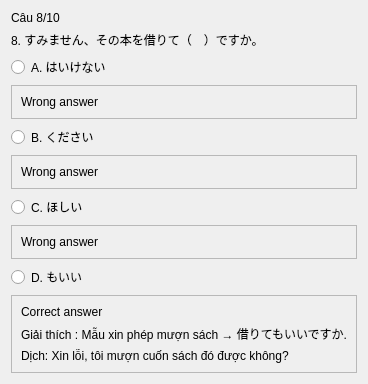
               <widget class="QWidget" name="page_14">
                <layout class="QVBoxLayout" name="verticalLayout_11">
                 <item>
                  <widget class="QLabel" name="label_98">
                   <property name="text">
                    <string>Câu 8/10</string>
                   </property>
                  </widget>
                 </item>
                 <item>
                  <widget class="QLabel" name="label_99">
                   <property name="text">
                    <string>8. すみません、その本を借りて（　）ですか。</string>
                   </property>
                  </widget>
                 </item>
                 <item>
                  <widget class="QRadioButton" name="radioButton_53">
                   <property name="text">
                    <string>A. はいけない</string>
                   </property>
                  </widget>
                 </item>
                 <item>
                  <widget class="QFrame" name="frame_9">
                   <property name="frameShape">
                    <enum>QFrame::StyledPanel</enum>
                   </property>
                   <property name="frameShadow">
                    <enum>QFrame::Raised</enum>
                   </property>
                   <layout class="QVBoxLayout" name="verticalLayout_12">
                    <item>
                     <widget class="QLabel" name="label_13">
                      <property name="text">
                       <string>Wrong answer</string>
                      </property>
                     </widget>
                    </item>
                   </layout>
                  </widget>
                 </item>
                 <item>
                  <widget class="QRadioButton" name="radioButton_54">
                   <property name="text">
                    <string>B. ください</string>
                   </property>
                  </widget>
                 </item>
                 <item>
                  <widget class="QFrame" name="frame_10">
                   <property name="frameShape">
                    <enum>QFrame::StyledPanel</enum>
                   </property>
                   <property name="frameShadow">
                    <enum>QFrame::Raised</enum>
                   </property>
                   <layout class="QVBoxLayout" name="verticalLayout_13">
                    <item>
                     <widget class="QLabel" name="label_14">
                      <property name="text">
                       <string>Wrong answer</string>
                      </property>
                     </widget>
                    </item>
                   </layout>
                  </widget>
                 </item>
                 <item>
                  <widget class="QRadioButton" name="radioButton_55">
                   <property name="text">
                    <string>C. ほしい</string>
                   </property>
                  </widget>
                 </item>
                 <item>
                  <widget class="QFrame" name="frame_11">
                   <property name="frameShape">
                    <enum>QFrame::StyledPanel</enum>
                   </property>
                   <property name="frameShadow">
                    <enum>QFrame::Raised</enum>
                   </property>
                   <layout class="QVBoxLayout" name="verticalLayout_14">
                    <item>
                     <widget class="QLabel" name="label_15">
                      <property name="text">
                       <string>Wrong answer</string>
                      </property>
                     </widget>
                    </item>
                   </layout>
                  </widget>
                 </item>
                 <item>
                  <widget class="QRadioButton" name="radioButton_56">
                   <property name="text">
                    <string>D. もいい</string>
                   </property>
                  </widget>
                 </item>
                 <item>
                  <widget class="QFrame" name="frame_12">
                   <property name="frameShape">
                    <enum>QFrame::StyledPanel</enum>
                   </property>
                   <property name="frameShadow">
                    <enum>QFrame::Raised</enum>
                   </property>
                   <layout class="QVBoxLayout" name="verticalLayout_15">
                    <item>
                     <widget class="QLabel" name="label_17">
                      <property name="text">
                       <string>Correct answer</string>
                      </property>
                     </widget>
                    </item>
                    <item>
                     <widget class="QLabel" name="label_16">
                      <property name="text">
                       <string>Giải thích : Mẫu xin phép mượn sách → 借りてもいいですか.</string>
                      </property>
                     </widget>
                    </item>
                    <item>
                     <widget class="QLabel" name="label_18">
                      <property name="text">
                       <string>Dịch: Xin lỗi, tôi mượn cuốn sách đó được không?</string>
                      </property>
                     </widget>
                    </item>
                   </layout>
                  </widget>
                 </item>
                </layout>
               </widget>
